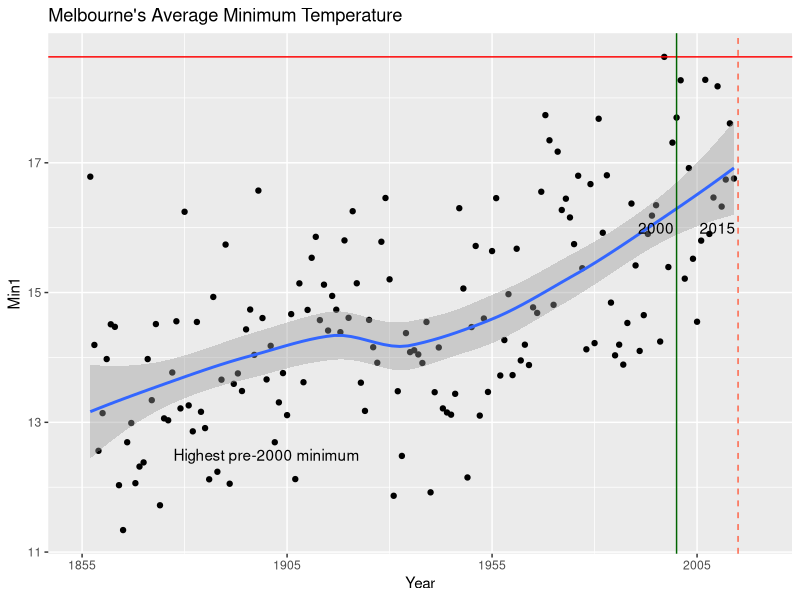

Reproduce this figure in R.
data1<-read.csv("data/melbourne.csv", header = TRUE)
#data1<-read.csv("melbourne.csv", header = TRUE)
#aggregate(data$Max_Temp ~ data$Month, FUN = mean)
#aggregate(cbind(data$Month, data$Max_Temp) ~ data$Year, FUN = mean)

#mth = number, c(vector) or range x:y
mth <- 2
#mth <- c(12,1,2)
par(mfcol = c(1,1))

newdata1 <- data1[data1$Month %in% mth,]
aggdata1 <- aggregate(newdata1$Min ~ newdata1$Year, data = newdata1, mean, na.rm=TRUE)
newnames1 <- c("Year1", "Min1")
colnames(aggdata1) <- newnames1

# For months (159 = 2013)
#aggdata1 <- aggdata1[2:160,]

# For Years
aggdata1 <- aggdata1[2:159,]

# Min Temp pre 2000
mt <- max(aggdata1$Min1[2:146])

library(ggplot2)
#ggplot(aggdata1, aes(Year1,Min1)) + geom_point() + geom_smooth() + ylim(5,15)
ggplot(aggdata1, aes(Year1,Min1)) + 
  geom_point() + 
  geom_smooth() + 
  geom_hline(yintercept = mt, color="red") +
  geom_vline(xintercept = 2015, color="tomato1", linetype = "dashed") +
  geom_vline(xintercept = 2000, color="darkgreen", linetype = "solid") +
  ggtitle("Melbourne's Average Minimum Temperature") + 
  annotate("text", label = "Highest pre-2000 minimum", x = 1900, y = 12.5) + 
  annotate("text", label = "2015", x = 2010, y = 16) + 
  annotate("text", label = "2000", x = 1995, y = 16) + 
  scale_x_continuous("Year",limits=c(1855,2020), breaks=seq(1855,2020, 50)) 
  #scale_y_continuous("Average Temperature, ?C",limits=c(5,17), breaks=seq(5,17,2))
